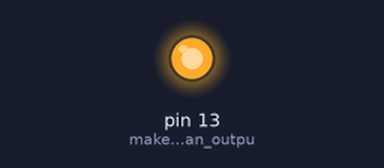
Recording of a sketch running on a simulated Arduino Uno, built with avr-gcc and run on an emulated ATmega328P. Parts: output pins drawn as LEDs (lit = HIGH).

Above: at 1.2 s.
At 3.7 s:
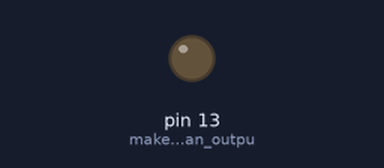
Timing chart, 0 to 4.1 s (numbered marks = the images above):
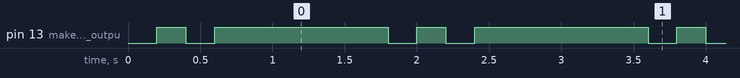

Measured:
- by itself, pin 13 (make_sure_pin_is_an_outpu): repeats every 1.8 s: LOW 0.20 s, HIGH 1.2 s, LOW 0.20 s, HIGH 0.20 s
- by itself, everything shown: repeats every 1.8 s, in 4 steps

The sketch:

Step0.ino
```cpp
// (licence header left out)
void blink(int count=1) {                          // W8BH's famous LED blinker!
  pinMode(LED_BUILTIN,OUTPUT);                     // make sure pin is an output
  for (int i=0; i<count; i++) {                    // blink counter
    digitalWrite(LED_BUILTIN,0);                   // turn LED on
    delay(200);                                    // for 0.2s
    digitalWrite(LED_BUILTIN,1);                   // and then turn LED off
    delay(200);                                    // for 0.2s
  }
  pinMode(LED_BUILTIN,INPUT);                      // works for both Vcc & Gnd LEDs.
}

void setup() {                                     // nothing to set up
}

void loop() {                                      // do forever:
  blink(2);                                        // double-flash
  delay(1000);                                     // every second
}
```
